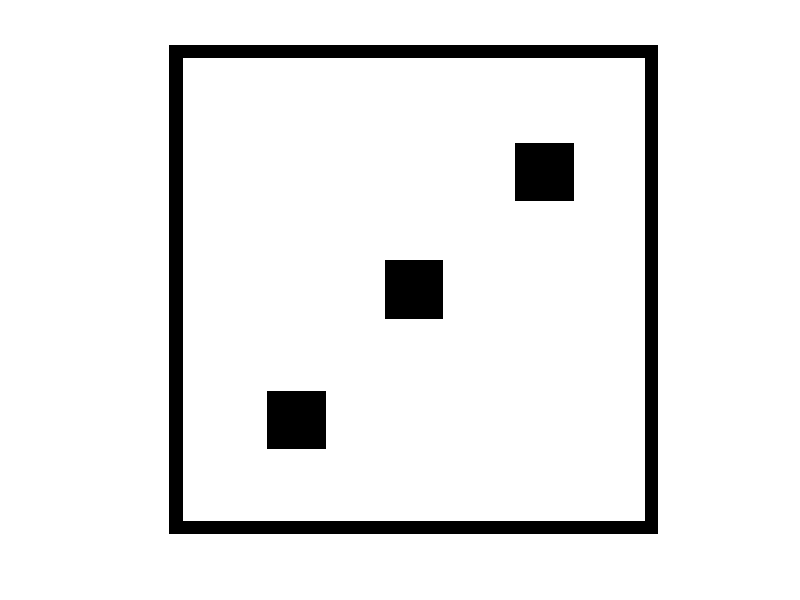

Reproduce this figure in MATLAB.
function [] = diceImage4()
roll = 3
%this code makes the dice and displayes it
% the dice is 75 by 75 in size
dice = ones(75,75,3);
dice (1,:,:) = 0;
dice (2,:,:) = 0;
dice (74,:,:) = 0;
dice (75,:,:) = 0;
dice (:,1,:) = 0;
dice (:,2,:) = 0;
dice (:,74,:) = 0;
dice (:,75,:) = 0;
switch roll
    % the code is goes through every pixel and change only those that will
    % create a image to represent a number on a dice
    
    % a case system is used to define the 1 to 6 on the dice
    case 1
        for i = 1:75
            for j = 1:75
            if i>33 && i<43 && j>33 && j<43
                dice (i,j,:) = 0;
            end
            end
        end
        case 2
        for i = 1:75
            for j = 1:75
            if i>14 && i<24 && j>52 && j<62
                dice (i,j,:) = 0;
            end
            if i>52 && i<62 && j>14 && j<24
                dice (i,j,:) = 0;
            end
            end
        end
         case 3
          for i = 1:75
            for j = 1:75
            if i>15 && i<25 && j>53 && j<63
                dice (i,j,:) = 0;
            end
            if i>53 && i<63 && j>15 && j<25
                dice (i,j,:) = 0;
            end
            if i>33 && i<43 && j>33 && j<43
                dice (i,j,:) = 0;
            end
            end
          end
end
imshow(dice);
end